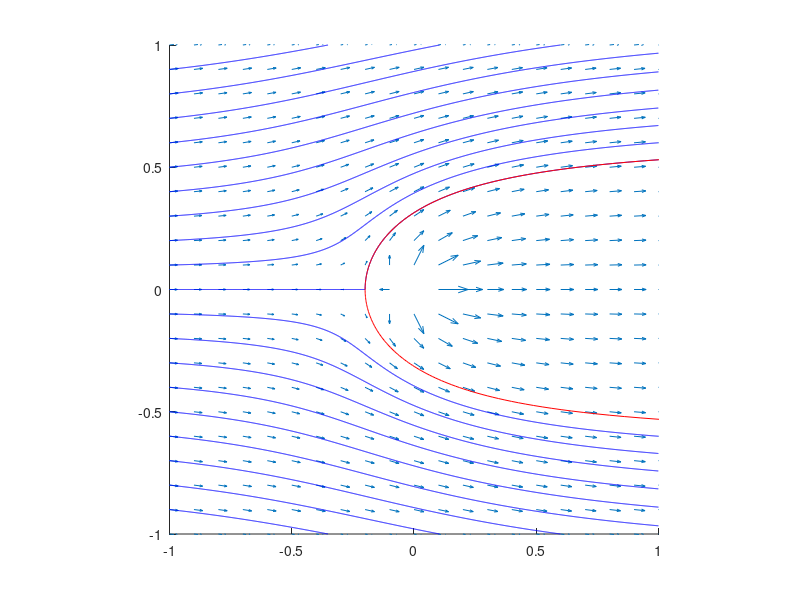

MATLAB code to generate this figure:
U = 1;
s = 0.2;

[x,y] = meshgrid(-1:0.01:1,-1:0.01:1);
[theta,r] = cart2pol(x,y);

psi =  U * (y + s * theta);

figure
hold all;
% contour(x, y, psi, 41)

u = U * (1 + s * cos(theta)./r);
v = U * s * sin(theta)./r;

%{
starty = -1 : 0.1 : 1;
startx = ones(size(starty));
startx = startx * -1;
%}

[startx,starty] = meshgrid(-1:2:0, -1 : 0.1 : 1);

quiver(x(1:10:end,1:10:end),y(1:10:end,1:10:end),u(1:10:end,1:10:end),v(1:10:end,1:10:end));

streamline(x,y,u,v,startx,starty)

Theta = 0 : 0.009 * pi : 2 * pi;
Y = s * (pi - Theta);
X = Y ./ tan(Theta);
% X(101) = -1 * s;

plot(X, Y, 'red')

axis([-1 1 -1 1])
pbaspect([1 1 1])